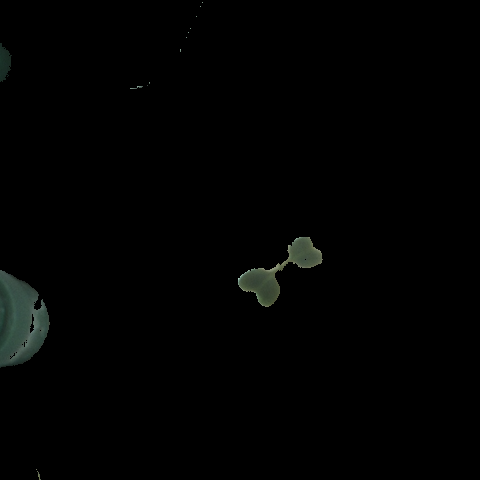
#> input picture created/rgb_00_00_000_00.png, 480 x 480 px; its folder holds only this picture in this run
$ python check.py
#> lines starting #> are read from the running program, lines starting #| are printed output that depends on the picture; after the words box and inside, x2 and y2 are one past the last pixel; in counts of white or black regions, pixels touching at a corner belong together
import cv2

file = open("results.txt", "w+")

lowest = 1
amount = 0
sum = 0

for a in range(0, 3):
    for b in range(0, 5):
        for c in range(0, 10):
            for d in range(0, 6):
                file_name = '0' + str(a) + '_0' + str(b) + '_00' + str(c) + '_0' + str(d)

                my_img = cv2.imread('./created/rgb_' + file_name + '.png', cv2.COLOR_BGR2GRAY)
#> my_img is the input picture: shape (480, 480, 3); mean B, G, R 1.7, 2, 1.6
                greyscale_my = cv2.cvtColor(my_img, cv2.COLOR_BGR2GRAY)
                thresh, black_white_my = cv2.threshold(greyscale_my, 10, 255, cv2.THRESH_BINARY)
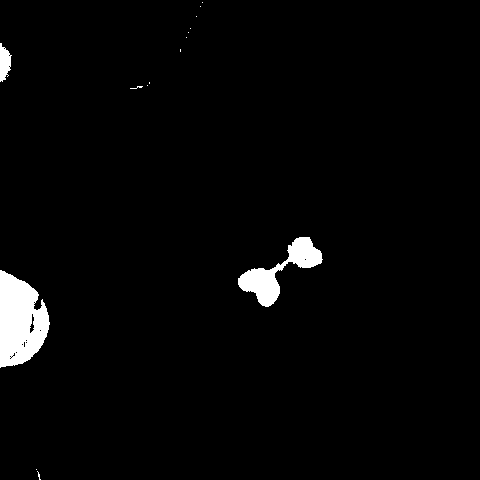
#> black_white_my: shape (480, 480); 2.5% white; 15 white regions (12 under 20 px), largest, box (x1, y1, x2, y2) and area: (0, 270, 50, 368) 3466, (238, 237, 323, 307) 1961, (0, 43, 12, 82) 309

                labelled_img = cv2.imread('./labeled_data/label_' + file_name + '.png', cv2.COLOR_BGR2GRAY)
#> (the run stopped early here; a loop or call above may not have finished)
